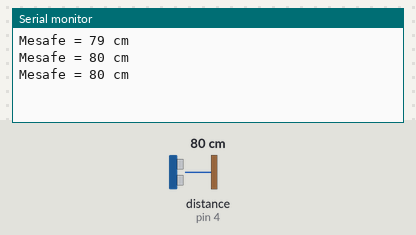
This sketch was run on a simulated Arduino Uno, built with avr-gcc and run on an emulated ATmega328P. Parts: the last lines printed to the serial monitor. Wiring (inferred from the names in the program): ultrasonic range finder: trigger pin 5; echo pin 4. The inputs (shaded band) are chosen by the test bench; at power-on: distance to the obstacle (sensor on pin 4) 80 cm. The echo pulse lasts 58.3 µs per cm.

Above: at 1.3 s.
1.4 s: distance to the obstacle (sensor on pin 4) set to 2 cm
At 1.9 s:
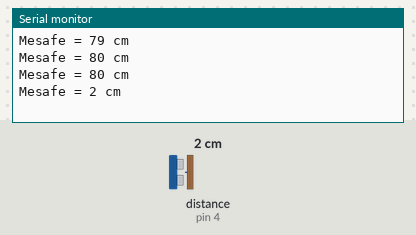
2.9 s: distance to the obstacle (sensor on pin 4) set to 4 cm
At 3.4 s:
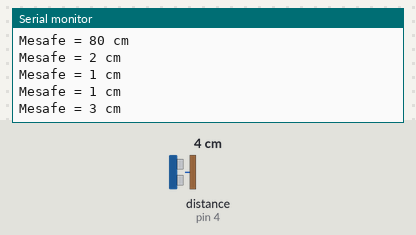
Timing chart, 0 to 5.9 s (numbered marks = the images above; inputs shaded):
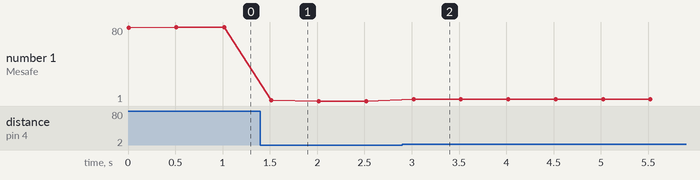

Measured:
- after the input at 1.4 s, the serial monitor: prints a new line after 0.12 s (image 1)
- after the input at 2.9 s, the serial monitor: prints a new line after 0.12 s (image 2)
- plotted number 1: 80 → 1 after the input at 1.4 s, 1 → 3 after the input at 2.9 s

The sketch:

UltrasonicSensor_Distance_Control.ino
```cpp
// Pin tanımları
const int trigPin = 5;   // HC-SR04'ün TRIG pininin bağlı olduğu pin
const int echoPin = 4;  // HC-SR04'ün ECHO pininin bağlı olduğu pin

long duration;           // Ses dalgasının geri dönüş süresi
int distance;            // Mesafe

void setup() {
  Serial.begin(115200); // Seri haberleşmeyi başlat
  pinMode(trigPin, OUTPUT); // TRIG pinini çıkış olarak ayarla
  pinMode(echoPin, INPUT);  // ECHO pinini giriş olarak ayarla
}

void loop() {
  // Ultrasonik sensör ile mesafeyi ölç
  digitalWrite(trigPin, LOW); // TRIG pinini LOW yap
  delayMicroseconds(2);       // 2 mikro saniye bekle
  digitalWrite(trigPin, HIGH); // TRIG pinini HIGH yap
  delayMicroseconds(10);      // 10 mikro saniye bekle
  digitalWrite(trigPin, LOW); // TRIG pinini LOW yap

  duration = pulseIn(echoPin, HIGH); // ECHO pininden HIGH durumundaki pulse süresini oku
  distance = duration * 0.0344 / 2;  // Mesafeyi cm cinsinden hesapla

  // Mesafeyi seri monitörde yazdır
  Serial.print("Mesafe = ");
  Serial.print(distance);
  Serial.println(" cm");

  delay(500); // 500 ms bekle
}
```
